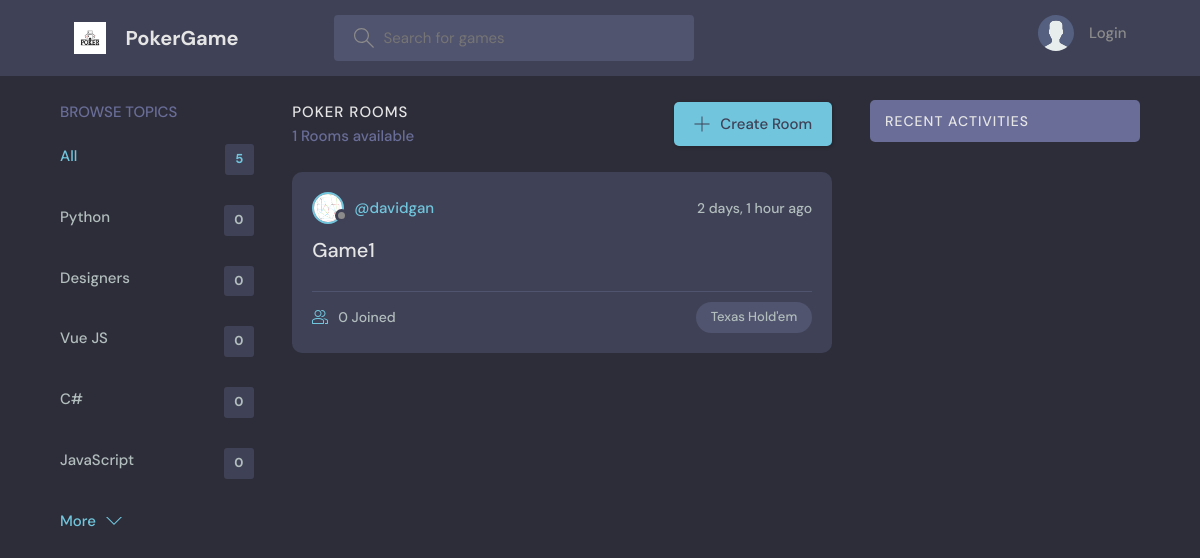
Before: / with the older database file.
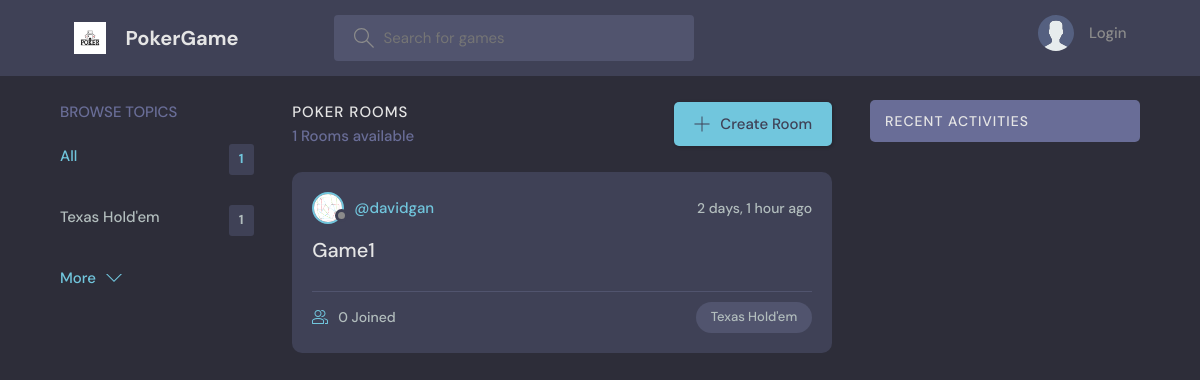
After: the same page with the newer database file.
### base/models.py (models this page shows, shortened)
class Topic(models.Model):
    name = models.CharField(max_length=200)

class Room(models.Model):
    host = models.ForeignKey(User, on_delete=models.SET_NULL, null=True)
    topic = models.ForeignKey(Topic, on_delete=models.SET_NULL, null=True)
    name = models.CharField(max_length=200)
    description = models.TextField(null=True, blank=True)
    participants = models.ManyToManyField(User, related_name='participants', blank=True)
    updated = models.DateTimeField(auto_now=True)
    created = models.DateTimeField(auto_now_add=True)
    pot_size = models.IntegerField(default=0)
    card1 = models.TextField(max_length=5, null=True)
    card2 = models.TextField(max_length=5, null=True)
    card3 = models.TextField(max_length=5, null=True)
    card4 = models.TextField(max_length=5, null=True)
    card5 = models.TextField(max_length=5, null=True)
    deck=models.CharField(max_length=512, null=True)
    class Meta:
        ordering = ['-updated', '-created']

class User(AbstractUser):
    name = models.CharField(max_length=200, null=True)
    email = models.EmailField(unique=True, null=True)
    bio = models.TextField(null=True)
    chip_count = models.IntegerField(default=5000)
    card1 = models.TextField(max_length=5, null=True)
    card2 = models.TextField(max_length=5, null=True)
    hand_strength = models.IntegerField(default=0) #
    avatar = models.ImageField(null=True, default="avatar.svg")
    USERNAME_FIELD = 'email'
    REQUIRED_FIELDS = ['username']

### base/views.py (the view)
# urls.py: path('', views.home, name="home"),
def home(request):
    q = request.GET.get('q') if request.GET.get('q') != None else ''
    rooms = Room.objects.filter(
        Q(topic__name__icontains=q) |
        Q(name__icontains=q) |
        Q(description__icontains=q)
    )
    topics = Topic.objects.all()[0:5]
    room_count = rooms.count()
    room_messages = Message.objects.filter(
        Q(room__topic__name__icontains=q))[0:3]
    context = {'rooms': rooms, 'topics': topics,
               'room_count': room_count, 'room_messages': room_messages}
    return render(request, 'base/home.html', context)

### base/templates/base/home.html (shortened to what this page needs)
{% extends 'main.html' %}
{% block content %}
<main class="layout layout--3">
  <div class="container">
    {% include 'base/topics_component.html' %}
    <div class="roomList">
      <div class="roomList__header">
        <div>
          <h2>Poker Rooms</h2>
          <p>{{room_count}} Rooms available</p>
        </div>
        <a class="btn btn--main" href="{% url 'create-room' %}">
          <svg version="1.1" xmlns="http://www.w3.org/2000/svg" width="32" height="32" viewBox="0 0 32 32">
            <title>add</title>
            <path
              d="M16.943 0.943h-1.885v14.115h-14.115v1.885h14.115v14.115h1.885v-14.115h14.115v-1.885h-14.115v-14.115z">
            </path>
          </svg>
          Create Room
        </a>
      </div>
      {% include 'base/feed_component.html' %}
    </div>
    {% include 'base/activity_component.html' %}
  </div>
</main>
{% endblock %}

### base/templates/base/topics_component.html
<div class="topics">
    <div class="topics__header">
        <h2>Browse Topics</h2>
    </div>
    <ul class="topics__list">
        <li>
            <a href="{% url 'home' %}" class="active">All <span>{{topics.count}}</span></a>
        </li>
        {% for topic in topics %}
        <li>
            <a href="{% url 'home' %}?q={{topic.name}}">{{topic.name}}<span>{{topic.room_set.all.count}}</span></a>
        </li>
        {% endfor %}
    </ul>
    <a class="btn btn--link" href="{% url 'topics' %}">
        More
        <svg version="1.1" xmlns="http://www.w3.org/2000/svg" width="32" height="32" viewBox="0 0 32 32">
            <title>chevron-down</title>
            <path d="M16 21l-13-13h-3l16 16 16-16h-3l-13 13z"></path>
        </svg>
    </a>
</div>

### base/templates/base/feed_component.html (shortened to what this page needs)
{% for room in rooms %}
<div class="roomListRoom">
    <div class="roomListRoom__header">
        <a href="{% url 'user-profile' room.host.id %}" class="roomListRoom__author">
            <div class="avatar avatar--small">
                <img src="{{room.host.avatar.url}}" />
            </div>
            <span>@{{room.host.username}}</span>
        </a>
        <div class="roomListRoom__actions">
            <span>{{room.created|timesince}} ago</span>
        </div>
    </div>
    <div class="roomListRoom__content">
        <a href="{% url 'room' room.id %}">{{room.name}}</a>
    </div>
    <div class="roomListRoom__meta">
        <a href="{% url 'room' room.id %}" class="roomListRoom__joined">
            {{room.participants.all.count}} Joined
        </a>
        <p class="roomListRoom__topic">{{room.topic.name}}</p>
    </div>
</div>
{% endfor %}

Changed rows visible on the page:
removed Topic: name "Python", room_set.all.count "0"
removed Topic: name "Designers", room_set.all.count "0"
removed Topic: name "Vue JS", room_set.all.count "0"
removed Topic: name "C#", room_set.all.count "0"
removed Topic: name "JavaScript", room_set.all.count "0"
now on this page (row unchanged): Topic: name "Texas Hold'em", room_set.all.count "1"
Other visible differences:
{{ topics.count }}: "5" → "1"
